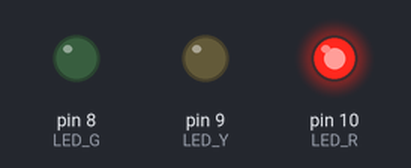
This sketch was run on a simulated Arduino Uno, built with avr-gcc and run on an emulated ATmega328P. Shown: output pins drawn as LEDs (lit = HIGH).

Above: at 0.5 s.
At 2.5 s:
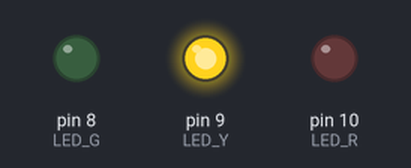
At 4.5 s:
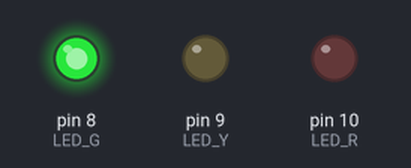
At 5.5 s:
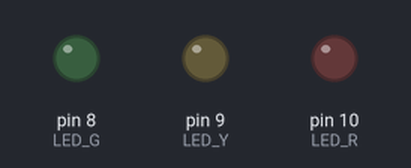
Timing chart, 0 to 7.8 s (numbered marks = the images above):
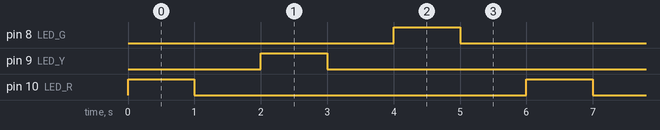

Measured:
- by itself, pin 8 (LED_G), pin 9 (LED_Y), pin 10 (LED_R): alternates HIGH for 1.0 s and LOW for 5.0 s
- by itself, everything shown: repeats every 6.0 s, in 6 steps

The sketch:

3LED_Blinking.ino
```cpp
int LED_R= 10;
int LED_Y=9;
int LED_G=8;
void setup()
{
  pinMode(LED_R,OUTPUT);
  pinMode(LED_Y,OUTPUT);
  pinMode(LED_G,OUTPUT);

}
void loop()
{
  digitalWrite(LED_R,HIGH);
  delay(1000);
  digitalWrite(LED_R,LOW);
  delay(1000);
  digitalWrite(LED_Y,HIGH);
  delay(1000);
  digitalWrite(LED_Y,LOW);
  delay(1000);
  digitalWrite(LED_G,HIGH);
  delay(1000);
  digitalWrite(LED_G,LOW);
  delay(1000);
}
```
